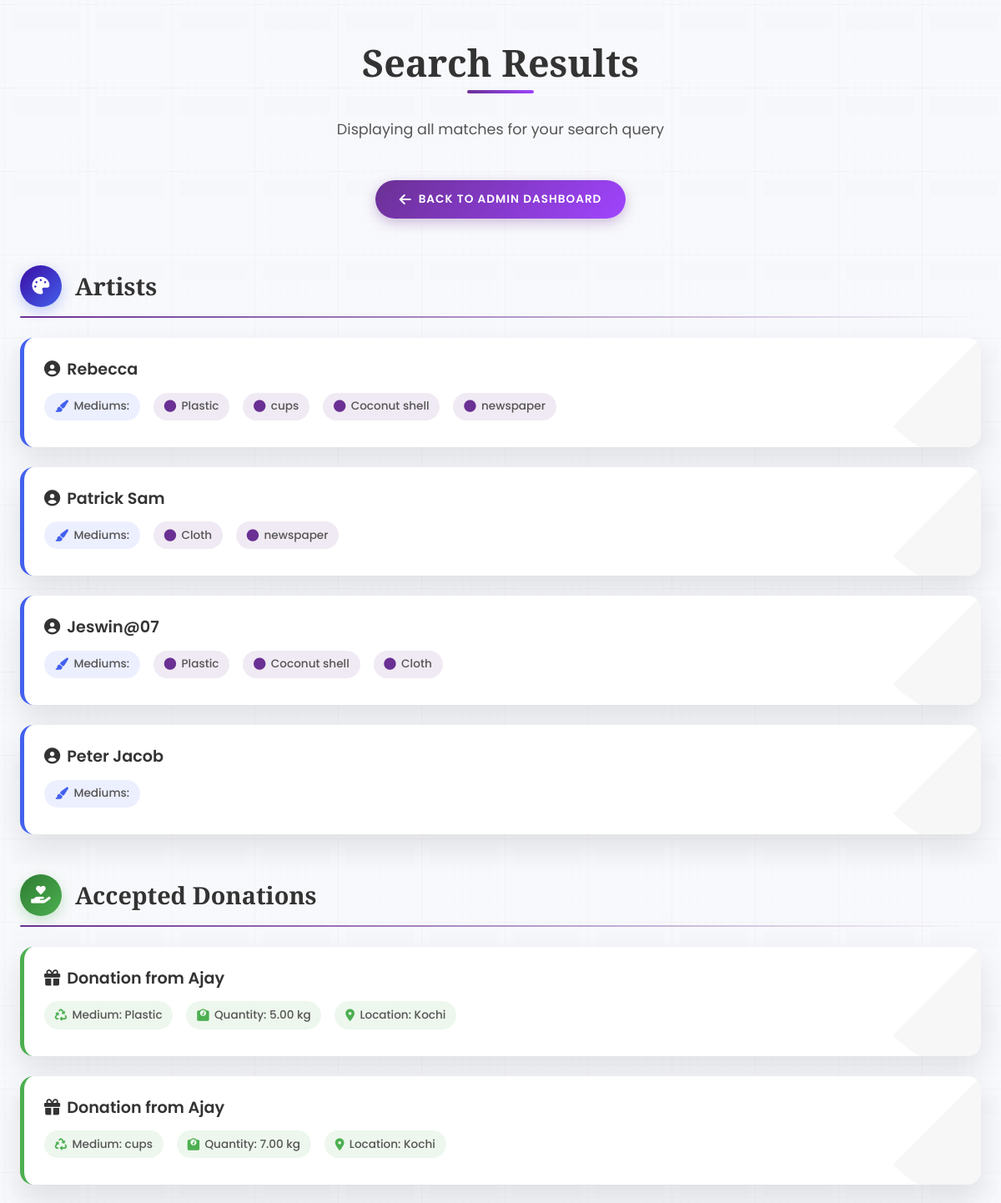
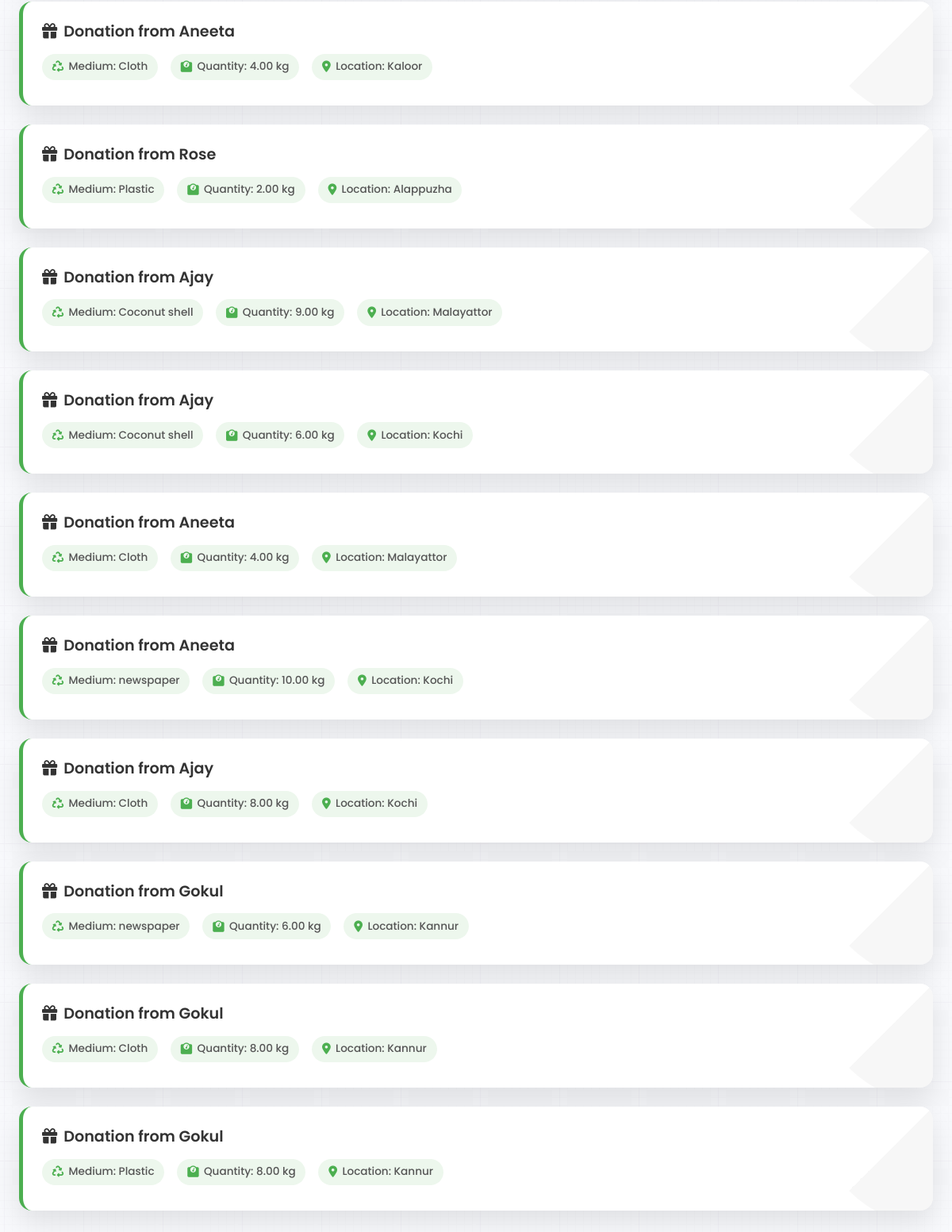
The page /adminclick/admin_search/ on the database its author committed (2 pictures, top to bottom).
### accounts/models.py (models this page shows, shortened)
class Artist(models.Model):
    user = models.OneToOneField(User, on_delete = models.CASCADE)
    phone = models.IntegerField(default=99999999)
    profile_pic = models.ImageField(upload_to= 'picture/artist', null=True,default='picture/artist/hi.jpg')
    is_approved = models.BooleanField(default=False)
    mediums = models.ManyToManyField(MediumOfWaste, blank=True)
    certificate=models.FileField(upload_to='certificates/',null= True, blank=True)

class Donors(models.Model):
    user = models.OneToOneField(User, on_delete=models.CASCADE, related_name='donors')
    phone = models.IntegerField(default=99999999)
    profile_pic = models.ImageField(upload_to='picture/donor', null=True, default='picture/donor/hi.jpg')

### adminclick/models.py (models this page shows, shortened)
class MediumOfWaste(models.Model):
    name = models.CharField(max_length=255)
    description = models.TextField(blank=True, null=True)
    rate=models.DecimalField(max_digits=10,decimal_places=2,default=0.00)

### donors/models.py (models this page shows, shortened)
class Donation(models.Model):
    donor = models.ForeignKey(Donors, on_delete=models.CASCADE)
    medium_of_waste = models.ForeignKey(MediumOfWaste, on_delete=models.CASCADE)
    quantity = models.DecimalField(max_digits=10, decimal_places=2)
    location = models.CharField(max_length=255)
    date_donated = models.DateTimeField(auto_now_add=True)
    STATUS_CHOICES = [
        ('pending','Pending'),
        ('accepted','Accepted'),
        ('rejected','Rejected'),
    ]
    status = models.CharField(max_length=10, choices=STATUS_CHOICES, default='pending')

### adminclick/views.py (the view, shortened to what this page needs)
# urls.py: path('admin_search/', views.admin_search, name='admin_search'),
def admin_search(request):
    query = request.GET.get('query', '')
    artists = Artist.objects.filter(is_approved=True)
    accepted_donations = Donation.objects.filter(status='accepted')
    context = {
        'artists': artists,
        'accepted_donations': accepted_donations,
        'query': query
    }
    return render(request, 'admin/search_results.html', context)

### template/admin/search_results.html (shortened to what this page needs)
<!DOCTYPE html>
<html lang="en">
<head>
  <link href="https://cdn.jsdelivr.net/npm/bootstrap@5.3.0/dist/css/bootstrap.min.css" rel="stylesheet">
  <link rel="stylesheet" href="https://cdnjs.cloudflare.com/ajax/libs/font-awesome/6.0.0/css/all.min.css">
  <link href="https://unpkg.com/aos@2.3.1/dist/aos.css" rel="stylesheet">
</head>
<body>
  <div class="search-container">
    <div class="search-header" data-aos="fade-down" data-aos-duration="800">
      <h1 class="search-title">Search Results</h1>
      <p class="search-subtitle">Displaying all matches for your search query</p>
    </div>
    <div class="text-center mb-4" data-aos="fade-up" data-aos-duration="800" data-aos-delay="200">
      <a href="{% url 'admin_dashboard' %}" class="back-button">
        <i class="fas fa-arrow-left"></i>Back to Admin Dashboard
      </a>
    </div>
    {% if artists %}
    <div class="results-section" data-aos="fade-up" data-aos-duration="800" data-aos-delay="300">
      <div class="section-header">
        <div class="section-icon artist-icon">
          <i class="fas fa-palette"></i>
        </div>
        <h2 class="section-title">Artists</h2>
      </div>
      <ul class="results-list artists-list">
        {% for artist in artists %}
        <li class="result-card artist-card" data-aos="fade-up" data-aos-duration="800" data-aos-delay="{{ forloop.counter|add:3 }}00">
          <div class="result-content">
            <div class="result-title">
              <i class="fas fa-user-circle me-2"></i>{{ artist.user.username }}
            </div>
            <div class="result-info">
              <span class="info-badge artist-badge">
                <i class="fas fa-paint-brush"></i>Mediums:
              </span>
              {% for medium in artist.mediums.all %}
              <span class="info-badge">
                <i class="fas fa-circle"></i>{{ medium.name }}
              </span>
              {% endfor %}
            </div>
          </div>
        </li>
        {% endfor %}
      </ul>
    </div>
    {% endif %}
    {% if accepted_donations %}
    <div class="results-section" data-aos="fade-up" data-aos-duration="800" data-aos-delay="500">
      <div class="section-header">
        <div class="section-icon donation-icon">
          <i class="fas fa-hand-holding-heart"></i>
        </div>
        <h2 class="section-title">Accepted Donations</h2>
      </div>
      <ul class="results-list donations-list">
        {% for donation in accepted_donations %}
        <li class="result-card donation-card" data-aos="fade-up" data-aos-duration="800" data-aos-delay="{{ forloop.counter|add:5 }}00">
          <div class="result-content">
            <div class="result-title">
              <i class="fas fa-gift me-2"></i>Donation from {{ donation.donor.user.username }}
            </div>
            <div class="result-info">
              <span class="info-badge donation-badge">
                <i class="fas fa-recycle"></i>Medium: {{ donation.medium_of_waste.name }}
              </span>
              <span class="info-badge donation-badge">
                <i class="fas fa-weight"></i>Quantity: {{ donation.quantity }} kg
              </span>
              <span class="info-badge donation-badge">
                <i class="fas fa-map-marker-alt"></i>Location: {{ donation.location }}
              </span>
            </div>
          </div>
        </li>
        {% endfor %}
      </ul>
    </div>
    {% endif %}
  </div>
</body>
</html>

### template/admin/search_results.html (style rules this page uses)
:root { --primary-color: #6a3093; --primary-gradient: linear-gradient(135deg, #6a3093 0%, #a044ff 100%); --secondary-color: #333; --text-color: #555; --light-color: #f9f9f9; --border-color: #eaeaea; --card-shadow: 0 15px 35px rgba(0, 0, 0, 0.1); --hover-shadow: 0 20px 40px rgba(106, 48, 147, 0.2); --border-radius: 16px; --transition: all 0.4s cubic-bezier(0.165, 0.84, 0.44, 1); --artist-color: #4361ee; --artist-gradient: linear-gradient(135deg, #3a0ca3 0%, #4361ee 100%); --donation-color: #4caf50; --donation-gradient: linear-gradient(135deg, #2e7d32 0%, #4caf50 100%); }
body { font-family: 'Poppins', sans-serif; color: var(--text-color); background-color: #f8f9fc; min-height: 100vh; padding: 3rem 0; }
.search-container { max-width: 1200px; margin: 0 auto; padding: 0 1.5rem; }
.search-header { text-align: center; margin-bottom: 3rem; position: relative; }
.search-title { font-family: 'Playfair Display', serif; font-size: 2.8rem; font-weight: 700; color: var(--secondary-color); margin-bottom: 1rem; position: relative; display: inline-block; }
.search-title::after { content: ''; position: absolute; bottom: -10px; left: 50%; transform: translateX(-50%); width: 80px; height: 4px; background: var(--primary-gradient); border-radius: 3px; }
.search-subtitle { font-size: 1.1rem; color: var(--text-color); max-width: 600px; margin: 1.5rem auto 0; }
.back-button { display: inline-flex; align-items: center; justify-content: center; padding: 0.8rem 1.8rem; background: var(--primary-gradient); color: white; border-radius: 50px; text-decoration: none; font-weight: 600; letter-spacing: 1px; text-transform: uppercase; font-size: 0.85rem; transition: var(--transition); box-shadow: 0 5px 15px rgba(106, 48, 147, 0.3); margin-bottom: 2rem; }
.back-button i { margin-right: 0.5rem; font-size: 1rem; }
.results-section { margin-bottom: 3rem; }
.section-header { display: flex; align-items: center; margin-bottom: 1.5rem; position: relative; padding-bottom: 0.8rem; }
.section-header::after { content: ''; position: absolute; bottom: 0; left: 0; width: 100%; height: 2px; background: linear-gradient(to right, var(--primary-color), transparent); border-radius: 2px; }
.section-icon { display: flex; align-items: center; justify-content: center; width: 50px; height: 50px; border-radius: 50%; margin-right: 1rem; color: white; font-size: 1.3rem; flex-shrink: 0; }
.artist-icon { background: var(--artist-gradient); box-shadow: 0 5px 15px rgba(67, 97, 238, 0.3); }
.donation-icon { background: var(--donation-gradient); box-shadow: 0 5px 15px rgba(76, 175, 80, 0.3); }
.section-title { font-family: 'Playfair Display', serif; font-size: 1.8rem; font-weight: 600; color: var(--secondary-color); margin: 0; }
.results-list { list-style-type: none; padding: 0; margin: 0; }
.result-card { background-color: white; border-radius: var(--border-radius); padding: 1.5rem; margin-bottom: 1.5rem; box-shadow: var(--card-shadow); transition: var(--transition); position: relative; overflow: hidden; }
.artist-card { border-left: 5px solid var(--artist-color); }
.donation-card { border-left: 5px solid var(--donation-color); }
.result-card::before { content: ''; position: absolute; top: 0; right: 0; width: 150px; height: 150px; background: linear-gradient(135deg, transparent 50%, rgba(0, 0, 0, 0.03) 50%); border-radius: 0 0 0 100%; z-index: 0; }
.result-content { position: relative; z-index: 1; }
.result-title { font-weight: 600; font-size: 1.2rem; color: var(--secondary-color); margin-bottom: 0.8rem; }
.result-info { display: flex; flex-wrap: wrap; gap: 1rem; margin-bottom: 0.5rem; }
.info-badge { display: inline-flex; align-items: center; padding: 0.4rem 0.8rem; background-color: rgba(106, 48, 147, 0.1); border-radius: 30px; font-size: 0.85rem; font-weight: 500; }
.info-badge i { margin-right: 0.4rem; font-size: 0.9rem; color: var(--primary-color); }
.artist-badge { background-color: rgba(67, 97, 238, 0.1); }
.artist-badge i { color: var(--artist-color); }
.donation-badge { background-color: rgba(76, 175, 80, 0.1); }
.donation-badge i { color: var(--donation-color); }
.slide-in-right { animation: slideInRight 0.8s ease forwards; }

### rows shown on the page
Artist: user.username "Rebecca"
MediumOfWaste: name "Plastic"
MediumOfWaste: name "cups"
MediumOfWaste: name "Coconut shell"
MediumOfWaste: name "newspaper"
Artist: user.username "Patrick Sam"
MediumOfWaste: name "Cloth"
Artist: user.username "Jeswin@07"
Artist: user.username "Peter Jacob"
Donation: donor.user.username "Ajay", medium_of_waste.name "Plastic", quantity "5.00", location "Kochi"
Donation: donor.user.username "Ajay", medium_of_waste.name "cups", quantity "7.00", location "Kochi"
Donation: donor.user.username "Aneeta", medium_of_waste.name "Cloth", quantity "4.00", location "Kaloor"
Donation: donor.user.username "Rose", medium_of_waste.name "Plastic", quantity "2.00", location "Alappuzha"
Donation: donor.user.username "Ajay", medium_of_waste.name "Coconut shell", quantity "9.00", location "Malayattor"
Donation: donor.user.username "Ajay", medium_of_waste.name "Coconut shell", quantity "6.00", location "Kochi"
Donation: donor.user.username "Aneeta", medium_of_waste.name "Cloth", quantity "4.00", location "Malayattor"
Donation: donor.user.username "Aneeta", medium_of_waste.name "newspaper", quantity "10.00", location "Kochi"
Donation: donor.user.username "Ajay", medium_of_waste.name "Cloth", quantity "8.00", location "Kochi"
Donation: donor.user.username "Gokul", medium_of_waste.name "newspaper", quantity "6.00", location "Kannur"
Donation: donor.user.username "Gokul", medium_of_waste.name "Cloth", quantity "8.00", location "Kannur"
Donation: donor.user.username "Gokul", medium_of_waste.name "Plastic", quantity "8.00", location "Kannur"
